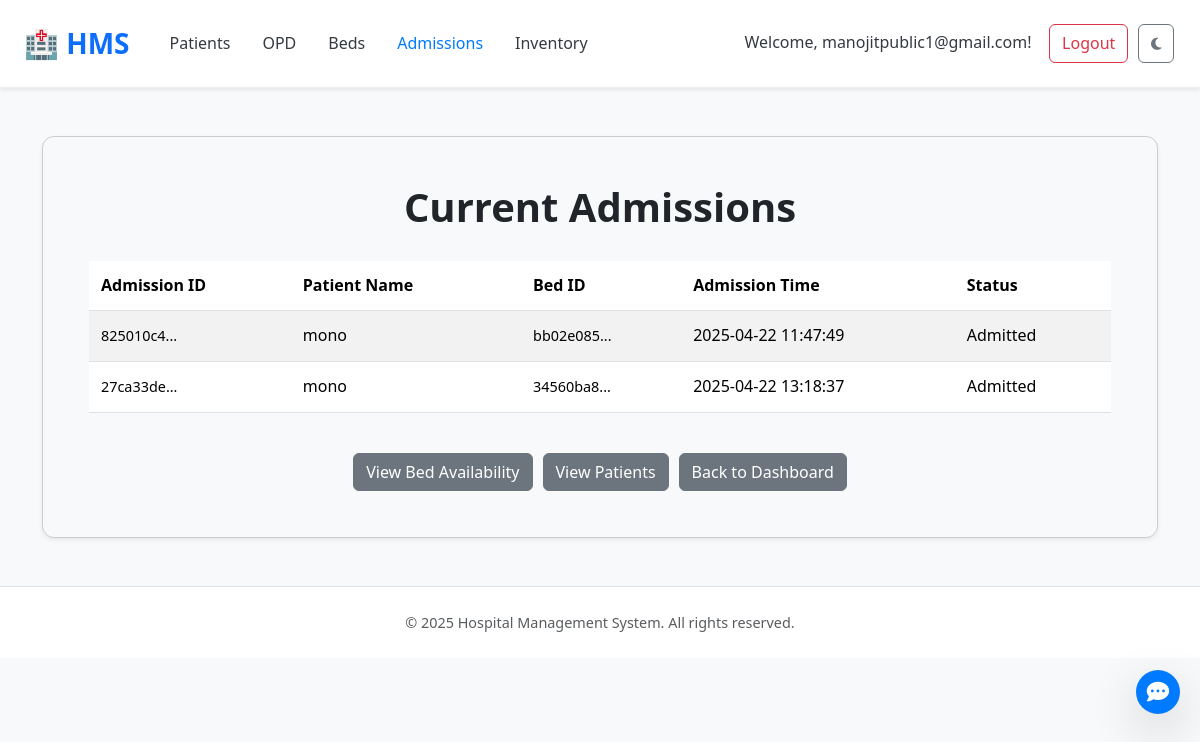
/admissions (signed in), run on an earlier commit of the app's database.
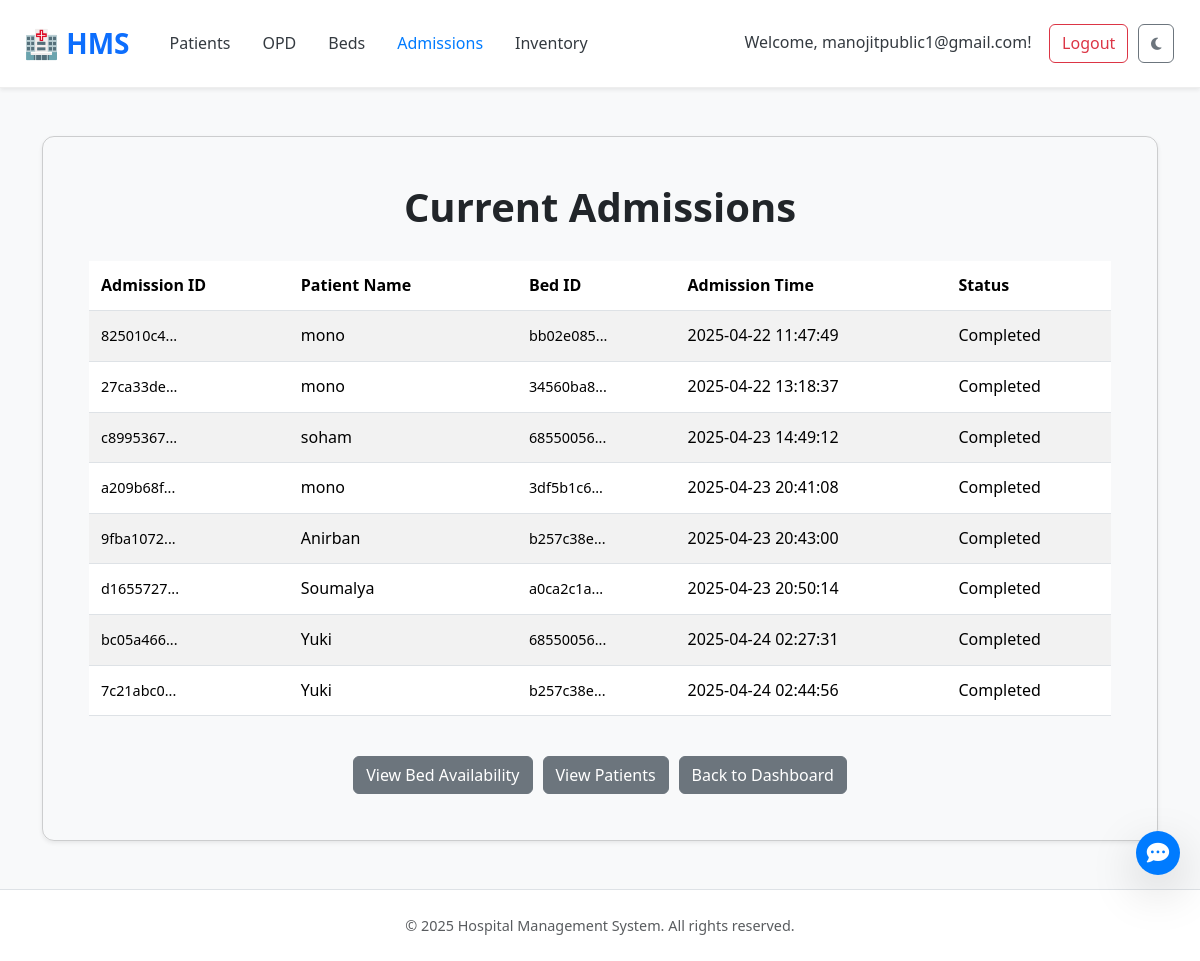
And on a later commit of the database.
### tables this page shows
CREATE TABLE admissions (
    admission_id TEXT PRIMARY KEY,
    patient_id TEXT NOT NULL,
    bed_id TEXT NOT NULL,
    admission_time TIMESTAMP DEFAULT CURRENT_TIMESTAMP,
    status TEXT NOT NULL DEFAULT 'Admitted',
    FOREIGN KEY (patient_id) REFERENCES patients(patient_id),
    FOREIGN KEY (bed_id) REFERENCES beds(bed_id)
);

CREATE TABLE patients (
    patient_id TEXT PRIMARY KEY,
    name TEXT NOT NULL,
    age INTEGER,
    gender TEXT,
    contact_number TEXT,
    address TEXT,
    emergency_contact TEXT,
    blood_group TEXT,
    medical_history TEXT
);

### app.py (the view)
@app.route('/admissions')
def list_admissions():
    conn = get_db()
    admissions = conn.execute("""
        SELECT a.admission_id, p.name AS patient_name, b.bed_id, a.admission_time, a.status
        FROM admissions a
        JOIN patients p ON a.patient_id = p.patient_id
        JOIN beds b ON a.bed_id = b.bed_id
    """).fetchall()
    close_db(conn)
    return render_template('list_admissions.html', admissions=admissions)

### app.py (called while the page is built)
def get_db():
    conn = sqlite3.connect(DATABASE)
    conn.row_factory = sqlite3.Row
    return conn

### templates/list_admissions.html (shortened to what the changed rows need)
<!DOCTYPE html>
<html lang="en">
<head>
    <link href="https://cdn.jsdelivr.net/npm/bootstrap@5.3.3/dist/css/bootstrap.min.css" rel="stylesheet">
    <link href="https://cdn.jsdelivr.net/npm/aos@2.3.4/dist/aos.css" rel="stylesheet">
    <link rel="stylesheet" href="https://cdnjs.cloudflare.com/ajax/libs/font-awesome/6.5.0/css/all.min.css" />
    <link rel="stylesheet" href="{{ url_for('static', filename='style.css') }}">
    <link rel="stylesheet" href="{{ url_for('static', filename='index_style.css') }}">
</head>
<body {% if g.get('theme')=='dark' %}data-bs-theme="dark" {% endif %}>
    <div class="container my-5">
        <div class="admissions-container card shadow-sm">
            <div class="card-body">
                <h1>Current Admissions</h1>
                {% if admissions is none or admissions | length == 0 %}
                <p class="text-center text-muted">No current admissions found.</p>
                {% else %}
                <div class="table-responsive">
                    <table class="table table-striped table-hover align-middle" id="admissionsTable">
                        <thead>
                            <tr>
                                <th>Admission ID</th>
                                <th class="sortable" data-sort-key="patient_name" title="Click to sort">Patient Name </th>
                                <th>Bed ID</th>
                                <th class="sortable" data-sort-key="admission_time" data-sort-type="date" title="Click to sort">Admission Time </th>
                                <th class="admissions-status-cell">Status</th>
                            </tr>
                        </thead>
                        <tbody>
                            {% for admission in admissions %}
                            <tr data-admission-id="{{ admission['admission_id'] }}">
                                <td><span class="truncated-id">{{ admission['admission_id'][:8] }}...</span></td>
                                <td>{{ admission['patient_name'] }}</td>
                                <td><span class="truncated-id">{{ admission['bed_id'][:8] }}...</span></td>
                                <td>{{ admission['admission_time'] }}</td>
                                <td class="admissions-status-cell">
                                     <span class="status-span status-{{ admission['status'] }}">{{ admission['status'] }}</span>
                                </td>
                            </tr>
                            {% endfor %}
                        </tbody>
                    </table>
                </div>
                {% endif %}
            </div>
        </div>
    </div>
</body>
</html>

What changed in the data, as far as the page shows it:
changed admissions (number 1 of 8 on the later page): status "Admitted" → "Completed"
changed admissions (number 2 of 8 on the later page): status "Admitted" → "Completed"
added admissions: admission "c8995367", patient_name "soham", admission "68550056", admission_time "2025-04-23 14:49:12", status "Completed"
added admissions: admission "a209b68f", patient_name "mono", admission "3df5b1c6", admission_time "2025-04-23 20:41:08", status "Completed"
added admissions: admission "9fba1072", patient_name "Anirban", admission "b257c38e", admission_time "2025-04-23 20:43:00", status "Completed"
added admissions: admission "d1655727", patient_name "Soumalya", admission "a0ca2c1a", admission_time "2025-04-23 20:50:14", status "Completed"
added admissions: admission "bc05a466", patient_name "Yuki", admission "68550056", admission_time "2025-04-24 02:27:31", status "Completed"
added admissions: admission "7c21abc0", patient_name "Yuki", admission "b257c38e", admission_time "2025-04-24 02:44:56", status "Completed"
